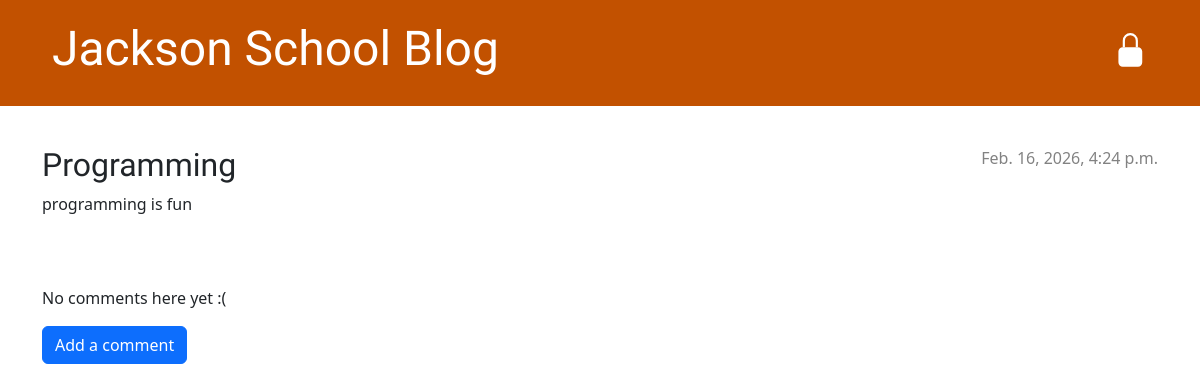
The page /blog/post/3/ on the database as committed earlier.
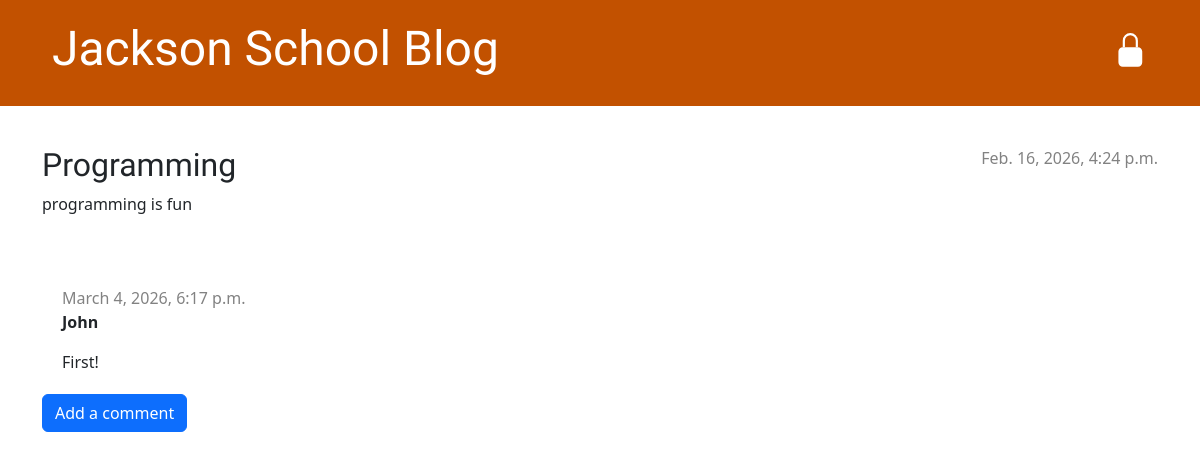
The same page on the database as committed later.
### blog/models.py (models this page shows, shortened)
class Post(models.Model):
    author = models.ForeignKey(settings.AUTH_USER_MODEL, on_delete=models.CASCADE)
    title = models.CharField(max_length=200)
    text = models.TextField()
    created_date = models.DateTimeField(default=timezone.now)
    published_date = models.DateTimeField(blank=True, null=True)

class Comment(models.Model):
    post = models.ForeignKey('blog.Post', on_delete=models.CASCADE, related_name='comments')
    author = models.CharField(max_length=200)
    text = models.TextField()
    created_date = models.DateTimeField(default=timezone.now)
    approved_comment = models.BooleanField(default=False)

### blog/views.py (the view)
# urls.py: path('post/<int:pk>/', views.post_detail, name='post_detail'),
def post_detail(request, pk):
    post = get_object_or_404(Post, pk=pk)
    return render(request, 'blog/post_detail.html', {'post': post})

### blog/templates/blog/post_detail.html (shortened to what this page needs)
{% extends 'blog/base.html' %}
{% block content %}
<article class="post">
    {% if post.published_date %}
    <div class="date">
        {{ post.published_date }}
    </div>
    {% endif %}
    <h2>{{ post.title }}</h2>
    <p>{{ post.text|linebreaksbr }}</p>
</article>
{% for comment in post.comments.all %}
{% if user.is_authenticated or comment.approved_comment %}
<div class="comment">
    <div class="date">
        {{ comment.created_date }}
    </div>
    <strong>{{ comment.author }}</strong>
    <p>{{ comment.text|linebreaks }}</p>
</div>
{% endif %}
{% empty %}
<p>No comments here yet :(</p>
{% endfor %}
{% if post.published_date %}
<div class="comment-actions">
    <a class="btn btn-primary" href="{% url 'add_comment_to_post' pk=post.pk %}">Add a comment</a>
</div>
{% endif %}
{% endblock %}

### blog/templates/blog/base.html (shortened to what this page needs)
{% load static %}
<!DOCTYPE html>
<html>
<head>
    <link rel="stylesheet" href="https://cdn.jsdelivr.net/npm/bootstrap@5.3.3/dist/css/bootstrap.min.css"
>
    <link rel="stylesheet" href="{% static 'css/blog.css' %}">
</head>
<body>
    <header class="page-header">
        <div class="container">
            {% if user.is_authenticated %}
            <a href="{% url 'post_new' %}" class="top-menu">
                {% include './icons/file-earmark-plus.svg' %}
            </a>
            <a href="{% url 'post_draft_list' %}" class="top-menu">{% include './icons/pencil-square.svg'%}</a>
            <form action="{% url 'logout' %}" method="post" style="display:inline;">
                {% csrf_token %}
                <button class="top-menu" type="submit">
                    Hello {{ user.username }} <small>(Log out)</small>
                </button>
            </form>
            {% else %}
            <a href="{% url 'login' %}" class="top-menu">{% include './icons/lock-fill.svg' %}</a>
            {% endif %}
            <h1><a href="/">Jackson School Blog</a></h1>
        </div>
    </header>
    <main class="content container">
        <div class="row">
            <div class="col">
                {% block content %}
                {% endblock %}
            </div>
        </div>
    </main>
</body>
</html>

### blog/static/css/blog.css (style rules this page uses)
.page-header { background-color: #C25100; margin-top: 0; margin-bottom: 40px; padding: 20px 20px 20px 40px; }
.page-header h1, .page-header h1 a, .page-header h1 a:visited, .page-header h1 a:active { color: #ffffff; font-size: 36pt; text-decoration: none; }
h1, h2, h3, h4 { font-family: 'Lobster', cursive; }
.date { color: #828282; }
.top-menu, .top-menu:hover, .top-menu:visited { color: #ffffff; float: right; font-size: 26pt; margin-right: 20px; }
.post { margin-bottom: 70px; }
.post>.date, .post>.actions { float: right; }
.comment { margin: 20px 0px 20px 20px; }

Rows that differ between the two databases and show on the page:
added Comment: created_date "March 4, 2026, 6:17 p.m.", author "John", text "First!"
Other text that changed with them:
text no longer shown: "No comments here yet :("
